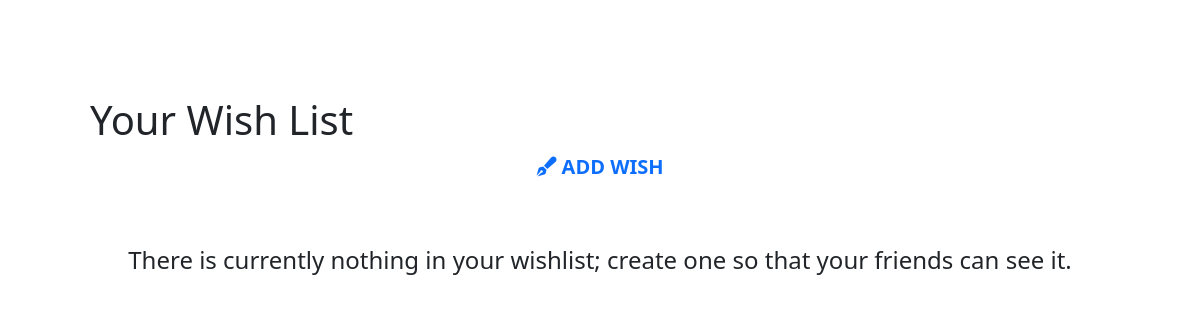
Before: /wishes/ (signed in) with the older database file.
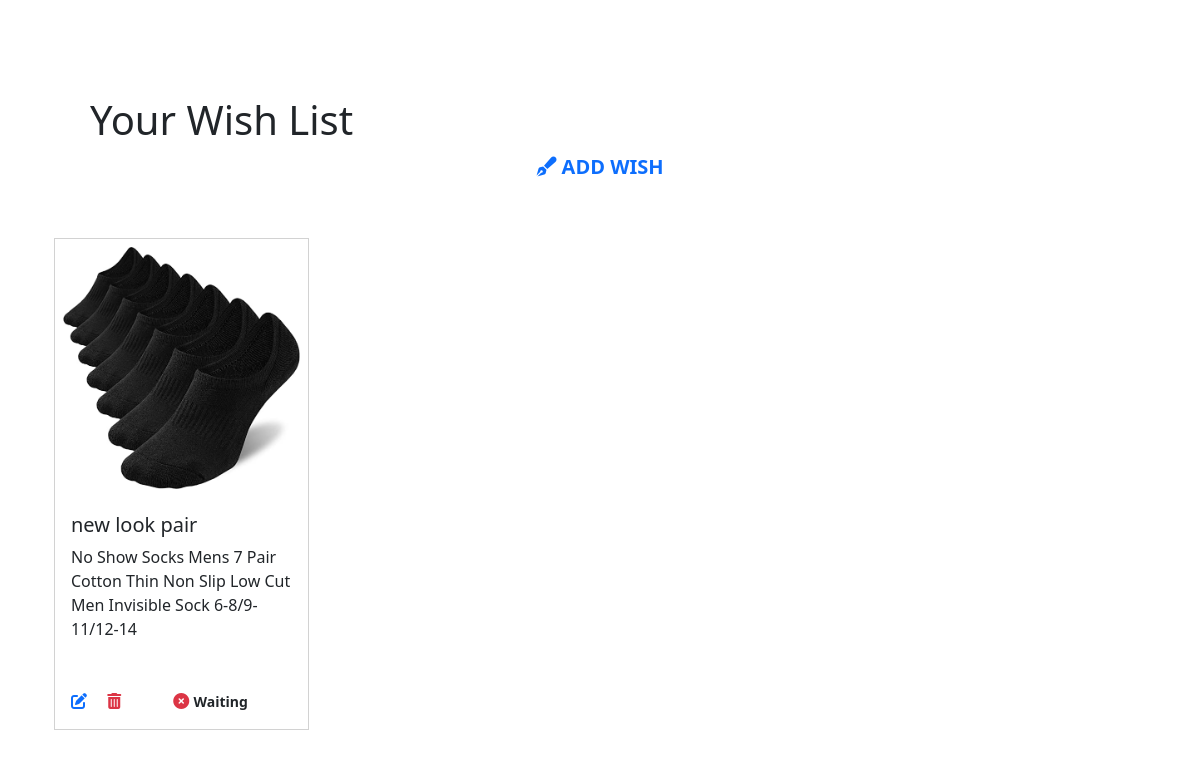
After: the same page with the newer database file.
### wishes/models.py (models this page shows, shortened)
class Item(models.Model):
    user = models.ForeignKey(
        User, on_delete=models.CASCADE)
    name = models.CharField(max_length=50, null=False, blank=False)
    done = models.BooleanField(default=False)
    created_on = models.DateTimeField(auto_now_add=True)
    updated_on = models.DateTimeField(auto_now=True)
    image = models.ImageField(null=False, blank=False)
    link = models.CharField(max_length=350, null=False, blank=False)
    description = models.TextField(max_length=350)

### wishes/views.py (the view)
# urls.py: path('wishes/', include('wishes.urls')),
@login_required
def wishes(request):
    user = request.user
    wishlist = Item.objects.filter(user=user)
    if request.method == 'POST':
        wish_form = WishForm(request.POST, request.FILES)
        if wish_form.is_valid():
            form = wish_form.save(commit=False)
            form.user = request.user
            form.save()
            return redirect(reverse('wishes'))
        else:
            messages.error(request, 'Error adding the product. \
                Verify that all fields are filled in accurately.')
    else:
        wish_form = WishForm()
    template_name = 'wishes/wishes.html'
    context = {
        'wishlist': wishlist,
        'wish_form': wish_form,
    }
    return render(request, template_name, context)

### wishes/templates/wishes/wishes.html (shortened to what this page needs)
{% extends "base.html" %}
{% load static %}
{% block content %}
<nav class="navbar fixed-top ">
</nav>
<section class="container">
    <div class="row">
        <div class="p-5"></div>
    </div>
    <div class="row">
        <div class="col">
            <h1 class="px-5">Your Wish List</h1>
            <p class="fs-5 text-center"><a href="#collapseExample" role="button" class="text-decoration-none"
                    data-bs-toggle="collapse" aria-expanded="false" aria-controls="collapseExample"><i
                        class="fas fa-pen-fancy"></i> <strong>ADD WISH</strong></a></p>
        </div>
    </div>
    <div class="row justify-content-center">
        {% if wishlist %}
        <div class="row row-cols-1 row-cols-md-2 row-cols-lg-4 g-4 mt-3 mb-5">
            {% for wish in wishlist %}
            <div class="col">
                <div class="card h-100 wish rounded-0 dynamic-card wish-image">
                    {% if wish.image %}
                    <a class="p-2" href="{{ wish.link }}" target="_blank">
                        <img class="card-img-top" src="{{ wish.image.url }}" alt="{{ wish.name }}">
                    </a>
                    {% else %}
                    <a class="p-2" href="#">
                        <img class="card-img-top" src="{{ MEDIA_URL }}noimage.png" alt="{{ wish.name }}">
                    </a>
                    {% endif %}
                    <div class="card-body">
                        <h5>{{wish.name}}</h5>
                        <p>{{ wish.description }}</p>
                    </div>
                    <div class="p-3 card-footer bg-transparent border-0">
                        <span class="crud">
                            <a class="text-decoration-none" href="{% url 'edit_wish' wish.id %}"><i class="fas fa-edit pe-3"></i></a>
                            <a class="text-danger text-decoration-none" href="" data-bs-toggle="modal"
                                data-bs-target="#staticBackdrop{{wish.id}}"><i class="fas fa-trash-alt"></i></a>
                        </span>
                        <span class="ps-5">
                            {% if wish.done %}
                            <i class="fas fa-check-circle text-info"></i> <small><strong>Achieved</strong></small>
                            {% else %}
                            <i class="fas fa-times-circle text-danger"></i> <small><strong>Waiting</strong></small>
                            {% endif %}
                        </span>
                    </div>
                </div>
            </div>
            {% endfor %}
        </div>
        {% else %}
        <div class="row">
            <h4 class="my-5 text-center">There is currently nothing in your wishlist; create one so that your friends
                can see it.</h4>
        </div>
        {% endif %}
    </div>
</section>
{% endblock %}

### templates/base.html (shortened to what this page needs)
{% load static %}
<!DOCTYPE html>
<html lang="en">
<head>
    {% block corecss %}
    <link href="https://cdn.jsdelivr.net/npm/bootstrap@5.2.1/dist/css/bootstrap.min.css" rel="stylesheet"
>
    <link rel="stylesheet" type="text/css" href="{% static 'css/base.css' %}">
    <link rel="stylesheet"
        href="https://cdn.jsdelivr.net/npm/@fortawesome/fontawesome-free@6.2.0/css/fontawesome.min.css"
>
    {% endblock %}
</head>
<body>
    {% block content %}
    {% endblock %}
</body>
</html>

### static/css/base.css (style rules this page uses)
* { margin: 0; padding: 0; }

Changed rows visible on the page:
added Item: image (picture), name "new look pair", description "No Show Socks Mens 7 Pair Cotton Thin Non Slip Low Cut Men Invisible Sock 6-8/9-11/12-14", done False (drawn)
Other visible differences:
text no longer shown: "There is currently nothing in your wishlist; create one so that your friends can see it."
